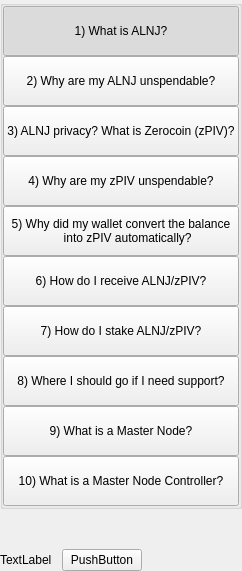
         <widget class="QWidget" name="left" native="true">
          <layout class="QVBoxLayout" name="verticalLayout_3">
           <property name="leftMargin">
            <number>0</number>
           </property>
           <property name="topMargin">
            <number>0</number>
           </property>
           <property name="rightMargin">
            <number>0</number>
           </property>
           <property name="bottomMargin">
            <number>0</number>
           </property>
           <item>
            <layout class="QVBoxLayout" name="verticalLayout_2">
             <property name="spacing">
              <number>0</number>
             </property>
             <item>
              <widget class="QWidget" name="containerButtons" native="true">
               <layout class="QVBoxLayout" name="verticalLayout">
                <property name="spacing">
                 <number>0</number>
                </property>
                <property name="leftMargin">
                 <number>0</number>
                </property>
                <property name="topMargin">
                 <number>0</number>
                </property>
                <property name="rightMargin">
                 <number>0</number>
                </property>
                <property name="bottomMargin">
                 <number>0</number>
                </property>
                <item>
                 <widget class="QGroupBox" name="groupBox">
                  <property name="title">
                   <string/>
                  </property>
                  <layout class="QVBoxLayout" name="verticalLayout_9">
                   <property name="spacing">
                    <number>0</number>
                   </property>
                   <property name="leftMargin">
                    <number>0</number>
                   </property>
                   <property name="topMargin">
                    <number>0</number>
                   </property>
                   <property name="rightMargin">
                    <number>0</number>
                   </property>
                   <property name="bottomMargin">
                    <number>0</number>
                   </property>
                   <item>
                    <widget class="QPushButton" name="pushButtonFaq1">
                     <property name="minimumSize">
                      <size>
                       <width>0</width>
                       <height>50</height>
                      </size>
                     </property>
                     <property name="maximumSize">
                      <size>
                       <width>16777215</width>
                       <height>50</height>
                      </size>
                     </property>
                     <property name="focusPolicy">
                      <enum>Qt::NoFocus</enum>
                     </property>
                     <property name="text">
                      <string>1) What is ALNJ?</string>
                     </property>
                     <property name="checkable">
                      <bool>true</bool>
                     </property>
                     <property name="checked">
                      <bool>true</bool>
                     </property>
                     <property name="autoExclusive">
                      <bool>true</bool>
                     </property>
                    </widget>
                   </item>
                   <item>
                    <widget class="QPushButton" name="pushButtonFaq2">
                     <property name="minimumSize">
                      <size>
                       <width>0</width>
                       <height>50</height>
                      </size>
                     </property>
                     <property name="maximumSize">
                      <size>
                       <width>16777215</width>
                       <height>50</height>
                      </size>
                     </property>
                     <property name="focusPolicy">
                      <enum>Qt::NoFocus</enum>
                     </property>
                     <property name="text">
                      <string>2) Why are my ALNJ unspendable?</string>
                     </property>
                     <property name="checkable">
                      <bool>true</bool>
                     </property>
                     <property name="autoExclusive">
                      <bool>true</bool>
                     </property>
                    </widget>
                   </item>
                   <item>
                    <widget class="QPushButton" name="pushButtonFaq3">
                     <property name="minimumSize">
                      <size>
                       <width>0</width>
                       <height>50</height>
                      </size>
                     </property>
                     <property name="maximumSize">
                      <size>
                       <width>16777215</width>
                       <height>16777215</height>
                      </size>
                     </property>
                     <property name="focusPolicy">
                      <enum>Qt::NoFocus</enum>
                     </property>
                     <property name="text">
                      <string>3) ALNJ privacy? What is Zerocoin (zPIV)?</string>
                     </property>
                     <property name="checkable">
                      <bool>true</bool>
                     </property>
                     <property name="autoExclusive">
                      <bool>true</bool>
                     </property>
                    </widget>
                   </item>
                   <item>
                    <widget class="QPushButton" name="pushButtonFaq4">
                     <property name="minimumSize">
                      <size>
                       <width>0</width>
                       <height>50</height>
                      </size>
                     </property>
                     <property name="maximumSize">
                      <size>
                       <width>16777215</width>
                       <height>16777215</height>
                      </size>
                     </property>
                     <property name="focusPolicy">
                      <enum>Qt::NoFocus</enum>
                     </property>
                     <property name="text">
                      <string>4) Why are my zPIV unspendable?</string>
                     </property>
                     <property name="checkable">
                      <bool>true</bool>
                     </property>
                     <property name="autoExclusive">
                      <bool>true</bool>
                     </property>
                    </widget>
                   </item>
                   <item>
                    <widget class="QPushButton" name="pushButtonFaq5">
                     <property name="minimumSize">
                      <size>
                       <width>0</width>
                       <height>50</height>
                      </size>
                     </property>
                     <property name="focusPolicy">
                      <enum>Qt::NoFocus</enum>
                     </property>
                     <property name="text">
                      <string>5) Why did my wallet convert the balance
    into zPIV automatically?</string>
                     </property>
                     <property name="checkable">
                      <bool>true</bool>
                     </property>
                     <property name="autoExclusive">
                      <bool>true</bool>
                     </property>
                    </widget>
                   </item>
                   <item>
                    <widget class="QPushButton" name="pushButtonFaq6">
                     <property name="minimumSize">
                      <size>
                       <width>0</width>
                       <height>50</height>
                      </size>
                     </property>
                     <property name="focusPolicy">
                      <enum>Qt::NoFocus</enum>
                     </property>
                     <property name="text">
                      <string>6) How do I receive ALNJ/zPIV?</string>
                     </property>
                     <property name="checkable">
                      <bool>true</bool>
                     </property>
                     <property name="autoExclusive">
                      <bool>true</bool>
                     </property>
                    </widget>
                   </item>
                   <item>
                    <widget class="QPushButton" name="pushButtonFaq7">
                     <property name="minimumSize">
                      <size>
                       <width>0</width>
                       <height>50</height>
                      </size>
                     </property>
                     <property name="focusPolicy">
                      <enum>Qt::NoFocus</enum>
                     </property>
                     <property name="text">
                      <string>7) How do I stake ALNJ/zPIV?</string>
                     </property>
                     <property name="checkable">
                      <bool>true</bool>
                     </property>
                     <property name="autoExclusive">
                      <bool>true</bool>
                     </property>
                    </widget>
                   </item>
                   <item>
                    <widget class="QPushButton" name="pushButtonFaq8">
                     <property name="minimumSize">
                      <size>
                       <width>0</width>
                       <height>50</height>
                      </size>
                     </property>
                     <property name="focusPolicy">
                      <enum>Qt::NoFocus</enum>
                     </property>
                     <property name="text">
                      <string>8) Where I should go if I need support?</string>
                     </property>
                     <property name="checkable">
                      <bool>true</bool>
                     </property>
                     <property name="autoExclusive">
                      <bool>true</bool>
                     </property>
                    </widget>
                   </item>
                   <item>
                    <widget class="QPushButton" name="pushButtonFaq9">
                     <property name="minimumSize">
                      <size>
                       <width>0</width>
                       <height>50</height>
                      </size>
                     </property>
                     <property name="focusPolicy">
                      <enum>Qt::NoFocus</enum>
                     </property>
                     <property name="text">
                      <string>9) What is a Master Node?</string>
                     </property>
                     <property name="checkable">
                      <bool>true</bool>
                     </property>
                     <property name="autoExclusive">
                      <bool>true</bool>
                     </property>
                    </widget>
                   </item>
                   <item>
                    <widget class="QPushButton" name="pushButtonFaq10">
                     <property name="minimumSize">
                      <size>
                       <width>0</width>
                       <height>50</height>
                      </size>
                     </property>
                     <property name="focusPolicy">
                      <enum>Qt::NoFocus</enum>
                     </property>
                     <property name="text">
                      <string>10) What is a Master Node Controller?</string>
                     </property>
                     <property name="checkable">
                      <bool>true</bool>
                     </property>
                     <property name="autoExclusive">
                      <bool>true</bool>
                     </property>
                    </widget>
                   </item>
                  </layout>
                 </widget>
                </item>
               </layout>
              </widget>
             </item>
             <item>
              <spacer name="verticalSpacer">
               <property name="orientation">
                <enum>Qt::Vertical</enum>
               </property>
               <property name="sizeHint" stdset="0">
                <size>
                 <width>20</width>
                 <height>40</height>
                </size>
               </property>
              </spacer>
             </item>
             <item>
              <layout class="QHBoxLayout" name="horizontalLayout_2">
               <item>
                <widget class="QLabel" name="labelWebLink">
                 <property name="text">
                  <string>TextLabel</string>
                 </property>
                </widget>
               </item>
               <item>
                <spacer name="horizontalSpacer_4">
                 <property name="orientation">
                  <enum>Qt::Horizontal</enum>
                 </property>
                 <property name="sizeType">
                  <enum>QSizePolicy::Minimum</enum>
                 </property>
                 <property name="sizeHint" stdset="0">
                  <size>
                   <width>10</width>
                   <height>20</height>
                  </size>
                 </property>
                </spacer>
               </item>
               <item>
                <widget class="QPushButton" name="pushButtonWebLink">
                 <property name="focusPolicy">
                  <enum>Qt::NoFocus</enum>
                 </property>
                 <property name="text">
                  <string>PushButton</string>
                 </property>
                </widget>
               </item>
               <item>
                <spacer name="horizontalSpacer_2">
                 <property name="orientation">
                  <enum>Qt::Horizontal</enum>
                 </property>
                 <property name="sizeHint" stdset="0">
                  <size>
                   <width>40</width>
                   <height>20</height>
                  </size>
                 </property>
                </spacer>
               </item>
              </layout>
             </item>
            </layout>
           </item>
          </layout>
         </widget>
